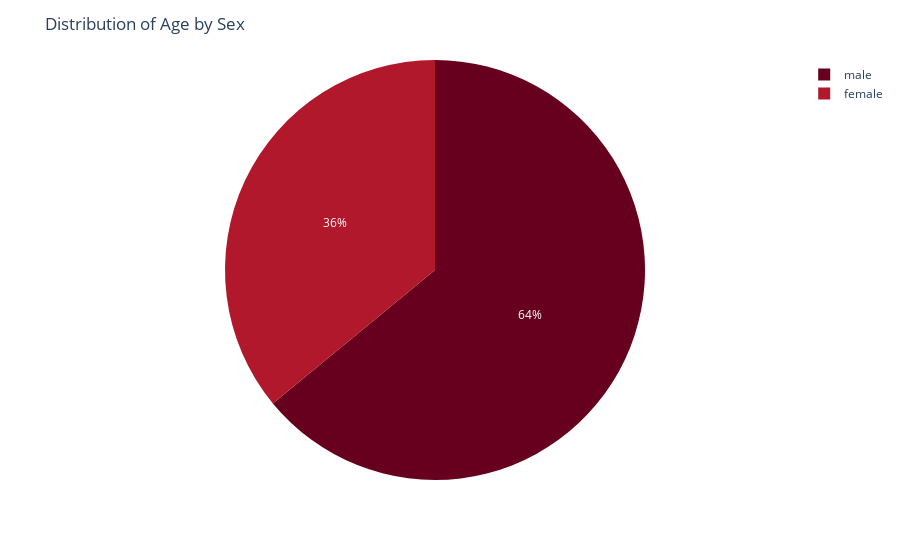

The notebook cell this image was saved under:
### Markdown cell above
> In this Graph we will show Age column haven't outlier but Fare column have some outlier

### Code cell
import plotly.express as px
df = df1
fig = px.pie(df, values='Age', names='Sex', color_discrete_sequence=px.colors.sequential.RdBu)
fig.update_layout(title='Distribution of Age by Sex')
fig.show()

### Figure 1 — Plotly figure (JSON) as saved in the notebook; plotly's stock layout.template omitted (floating-point values rounded to 4 significant figures; data arrays with more than 128 entries replaced by an {"elided": "..."} marker saying what was removed)
{"data": [{"domain": {"x": [0, 1], "y": [0, 1]}, "hovertemplate": "Sex=%{label}<br>Age=%{value}<extra></extra>", "labels": {"elided": "684 str values"}, "legendgroup": "", "name": "", "showlegend": true, "type": "pie", "values": {"elided": "684 float values"}}], "layout": {"legend": {"tracegroupgap": 0}, "margin": {"t": 60}, "piecolorway": ["rgb(103,0,31)", "rgb(178,24,43)", "rgb(214,96,77)", "rgb(244,165,130)", "rgb(253,219,199)", "rgb(247,247,247)", "rgb(209,229,240)", "rgb(146,197,222)", "rgb(67,147,195)", "rgb(33,102,172)", "rgb(5,48,97)"], "title": {"text": "Distribution of Age by Sex"}}}
